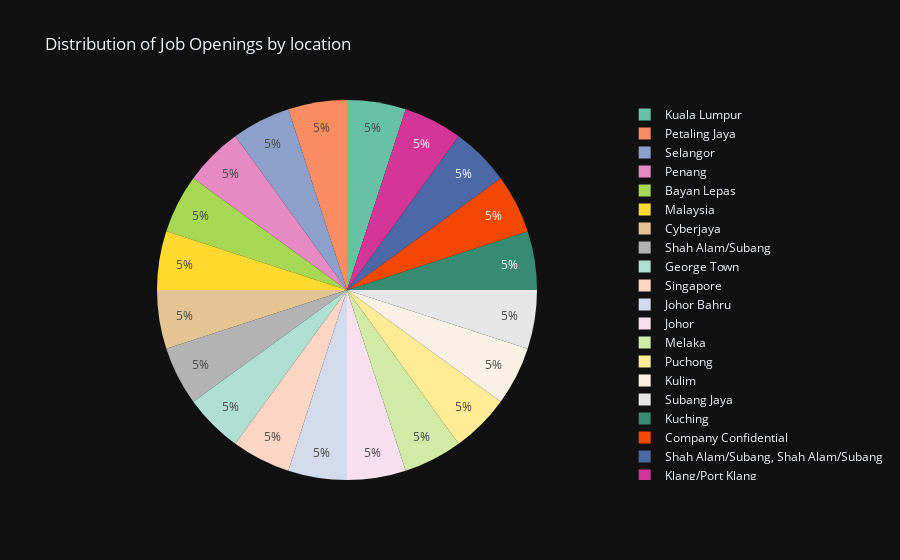

Notebook cell for this chart:
### Code cell
import plotly.express as px

fig = px.pie(location_top, names="locations", title= 'Distribution of Job Openings by location',color_discrete_sequence=px.colors.qualitative.Set2)
fig.show()

### Figure 1 — Plotly figure (JSON) as saved in the notebook; plotly's stock layout.template omitted (floating-point values rounded to 4 significant figures)
{"data": [{"domain": {"x": [0.0, 1.0], "y": [0.0, 1.0]}, "hovertemplate": "locations=%{label}<extra></extra>", "labels": ["Kuala Lumpur", "Petaling Jaya", "Selangor", "Penang", "Bayan Lepas", "Malaysia", "Cyberjaya", "Shah Alam/Subang", "George Town", "Singapore", "Johor Bahru", "Johor", "Melaka", "Puchong", "Kulim", "Subang Jaya", "Kuching", "Company Confidential", "Shah Alam/Subang, Shah Alam/Subang", "Klang/Port Klang"], "legendgroup": "", "name": "", "showlegend": true, "type": "pie"}], "layout": {"legend": {"tracegroupgap": 0}, "title": {"text": "Distribution of Job Openings by location"}, "piecolorway": ["rgb(102,194,165)", "rgb(252,141,98)", "rgb(141,160,203)", "rgb(231,138,195)", "rgb(166,216,84)", "rgb(255,217,47)", "rgb(229,196,148)", "rgb(179,179,179)"]}}
